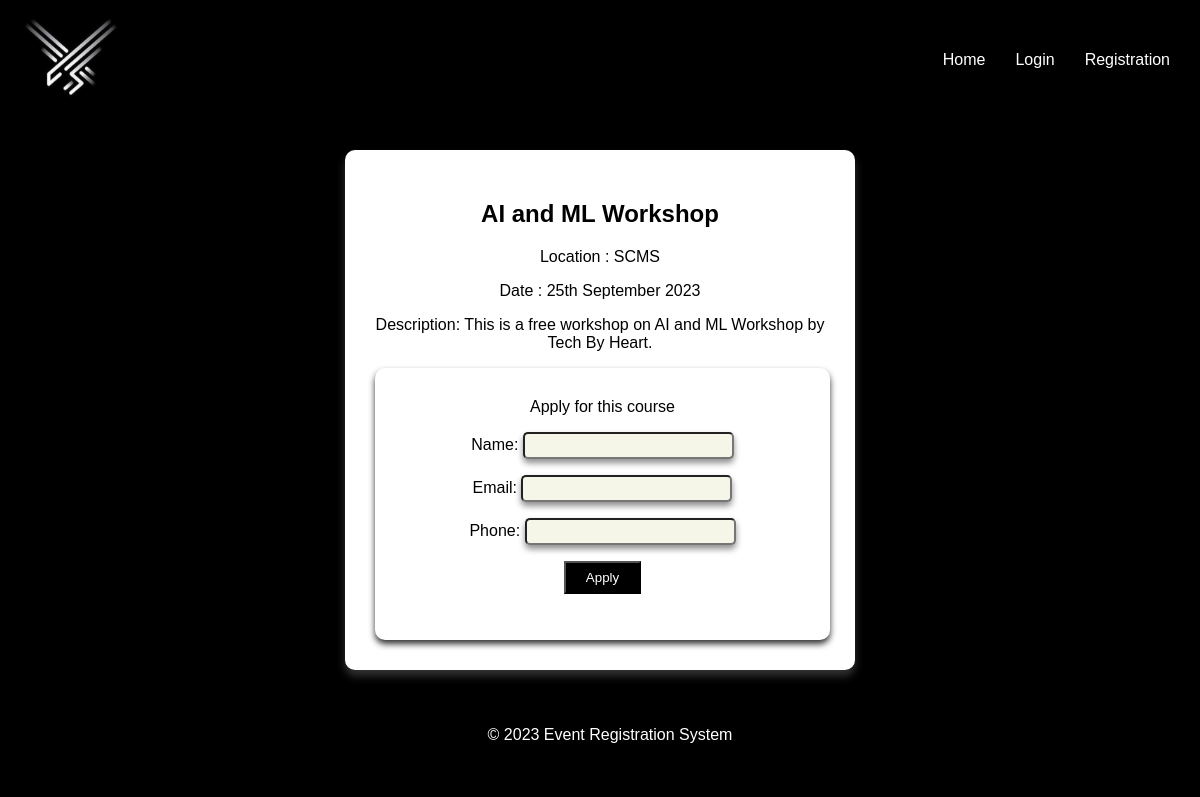
The app's page /event/event-details/3 with its own data.
### eventapp/models.py (models this page shows, shortened)
class Event(models.Model):
    event_title = models.CharField(max_length=100)
    event_location = models.CharField(max_length=70)
    event_date = models.CharField(max_length=50)
    event_desc = models.TextField()

### eventapp/views.py (the view)
# urls.py: path('event-details/<int:pk>',views.eventdetail,name="eventdetail")
def eventdetail(request,pk):
    event_single = Event.objects.get(pk=pk)
    if request.method == 'POST':
        form = Applicantform(request.POST)
        if form.is_valid():
            applicant = form.save(commit=False)
            applicant.event = event_single
            applicant.save()
    form=Applicantform()
    context = {
        'event': event_single,
        'form' : form
    }
    return render(request,'details.html',context)

### eventapp/forms.py
class Applicantform(forms.ModelForm):
    class Meta:
        model = Applicant
        fields = ['name','email','phone']

### eventapp/templates/details.html (shortened to what this page needs)
<!DOCTYPE html>
{% load static %}
<html lang="en">
<head>
    <link rel="stylesheet" href="{% static 'style.css' %}">
</head>
<body>
    <header>
        <img id="logo" src="{% static 'logo.jpg' %}" alt="Logo of EFUTUREX">
        <nav>
            <a href="" class="nav-link">Home</a>
            <a href="" class="nav-link">Login</a>
            <a href="" class="nav-link">Registration</a>
        </nav>
    </header>
    <section id="events1">
        <div class="event-detail">
            <h2>{{event.event_title}}</h2>
            <p>Location : {{event.event_location}}</p>
            <p>Date : {{event.event_date}}</p>
            <p>Description: {{event.event_desc}}</p>
            <form class="form-detail" action="{% url 'eventdetail' event.pk %}" method="POST">
                <label>Apply for this course</label><br>
                {{form.as_p}}
                <p><input type="submit" value="Apply"></p>
            </form>
        </div>
    </section>
    <footer style="position: static;">
        <p>© 2023 Event Registration System</p>
    </footer>
</body>
</html>

### eventapp/static/style.css (style rules this page uses)
body { margin: 0; padding: 0; font-family: Arial, Helvetica, sans-serif; background-color: black ; }
header { background-color: black; display: flex; justify-content: space-between; align-items: center; padding: 10px 10px; }
footer { background-color: black; position: absolute; bottom: 0; width: 100%; color: white; text-align: center; padding: 10px; }
#logo { height: 100px; width: 120px; }
nav { display: flex; gap: 30px; margin-right: 20px; }
.nav-link { color: white; text-decoration: none; }
.event-detail { text-align: center; padding: 30px; width: 450px; border-radius: 10px; background-color: white; box-shadow: 0 6px 8px #333; }
.form-detail { text-align: center; padding: 30px; width: 395px; border-radius: 10px; background-color: white; box-shadow: 0 4px 6px #333; }
#events1 { display: flex; justify-content: center; margin-top: 30px; margin-bottom: 30px; }
input[type=text], select { padding: 4px 15px; box-sizing: border-box; border-radius: 5px; box-shadow: 0 4px 6px #8f8d8d; background-color: rgb(245, 245, 232); }
input[type=submit] { background-color: black; color: white; padding: 7px 20px; cursor: pointer; }

### records on screen
Event: event_title "AI and ML Workshop", event_location "SCMS", event_date "25th September 2023", event_desc "This is a free workshop on AI and ML Workshop by Tech By Heart."
